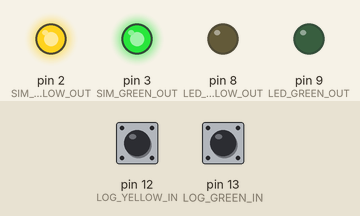
Bench run of a sketch on a simulated Arduino Uno, built with avr-gcc and run on an emulated ATmega328P. On the bench: output pins drawn as LEDs (lit = HIGH). Dashed ring = blinking. The test bench sets the inputs (shaded band); at power-on: pin 12 (LOG_YELLOW_IN) HIGH, pin 13 (LOG_GREEN_IN) HIGH. What the sketch prints to the serial monitor is not drawn.

Above: at 1.2 s.
1.3 s: pin 12 (LOG_YELLOW_IN) pulled LOW for 0.15 s
At 1.68 s:
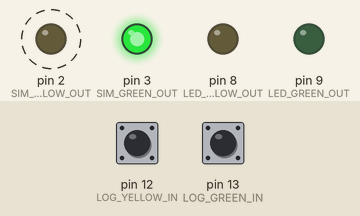
4.4 s: pin 13 (LOG_GREEN_IN) pulled LOW for 0.15 s
At 6.9 s:
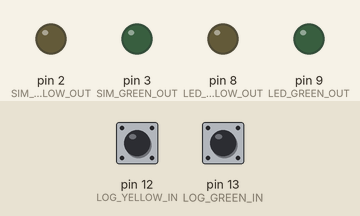
7.5 s: pin 12 (LOG_YELLOW_IN) pulled LOW for 1 s
At 8.1 s:
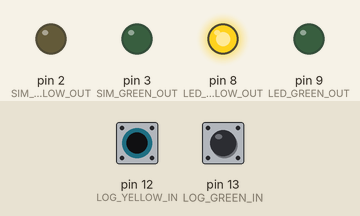
11.5 s: pin 13 (LOG_GREEN_IN) pulled LOW for 1 s
At 12.43 s:
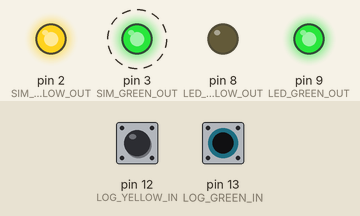
15.0 s: pin 12 (LOG_YELLOW_IN) pulled LOW for 0.15 s
At 15.93 s:
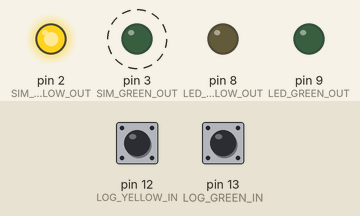
18.0 s: pin 12 (LOG_YELLOW_IN) pulled LOW for 3.2 s
At 18.56 s:
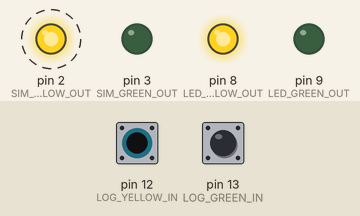
Timing chart, 0 to 23.7 s (numbered marks = the images above; inputs shaded):
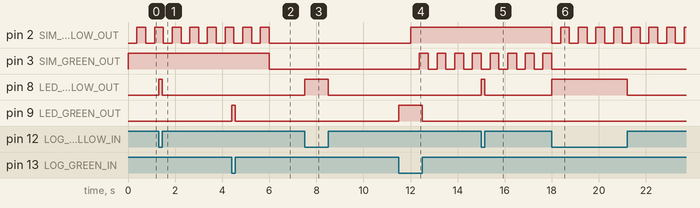

Measured:
- after the input at 1.3 s, pin 8 (LED_YELLOW_OUT): LOW → HIGH at once, → LOW 0.15 s later
- after the input at 4.4 s, pin 9 (LED_GREEN_OUT): LOW → HIGH at once, → LOW 0.15 s later
- after the input at 7.5 s, pin 8 (LED_YELLOW_OUT): LOW → HIGH at once, → LOW 1.0 s later
- after the input at 11.5 s, pin 9 (LED_GREEN_OUT): LOW → HIGH at once, → LOW 1.0 s later
- after the input at 15.0 s, pin 8 (LED_YELLOW_OUT): LOW → HIGH at once, → LOW 0.15 s later
- after the input at 18.0 s, pin 8 (LED_YELLOW_OUT): LOW → HIGH at once, → LOW 3.2 s later
- by itself, pin 2 (SIM_YELLOW_OUT): alternates HIGH for 0.37 s and LOW for 0.37 s

The sketch:

arduinoCarMonitorSim_1.ino
```cpp
/**
 * 4Runner Turn Signal & Brake Monitor - Maximum Rate Streamer
 * Pins:
 * Inputs (From Optocoupler): Pin 12 (Yellow Wire), Pin 13 (Green Wire)
 * LED Indicators:            Pin 8 (Yellow LED), Pin 9 (Green LED)
 * Outputs (Bench Sim Only):  Pin 2 (Yellow Out), Pin 3 (Green Out)
 */

// --- PIN DEFINITIONS ---
const int LOG_YELLOW_IN   = 12;  // Monitored Input (Left/Brake)
const int LOG_GREEN_IN    = 13;  // Monitored Input (Right/Brake)

const int LED_YELLOW_OUT  = 8;   // Live Status Display LED (Left)
const int LED_GREEN_OUT   = 9;   // Live Status Display LED (Right)

const int SIM_YELLOW_OUT  = 2;   // Bench Sim Only (Disconnect when in car)
const int SIM_GREEN_OUT   = 3;   // Bench Sim Only (Disconnect when in car)

void setup() {
  // Push the serial hardware to its maximum stable standard speed
  Serial.begin(115200);
  while (!Serial) { ; }

  // Clean CSV Header
  Serial.println("Timestamp_ms,Yellow_Wire,Green_Wire");

  // Configure Monitoring Input Pins (Active LOW configuration)
  pinMode(LOG_YELLOW_IN, INPUT_PULLUP);
  pinMode(LOG_GREEN_IN, INPUT_PULLUP);

  // Configure LED Display Pins
  pinMode(LED_YELLOW_OUT, OUTPUT);
  pinMode(LED_GREEN_OUT, OUTPUT);

  // Configure Bench Sim Pins
  pinMode(SIM_YELLOW_OUT, OUTPUT);
  pinMode(SIM_GREEN_OUT, OUTPUT);
  digitalWrite(SIM_YELLOW_OUT, HIGH);
  digitalWrite(SIM_GREEN_OUT, HIGH);
}

void loop() {
  // 1. RUN BENCH SIMULATOR (Generates test patterns onto Pins 2 & 3)
  runCarSimulation();

  // 2. READ PHYSICAL HARDWARE INPUTS (Zero software processing)
  bool yellowRaw = (digitalRead(LOG_YELLOW_IN) == LOW);
  bool greenRaw  = (digitalRead(LOG_GREEN_IN) == LOW);

  // 3. REFLECT REAL-TIME DATA TO HARDWARE LEDS
  digitalWrite(LED_YELLOW_OUT, yellowRaw ? HIGH : LOW);
  digitalWrite(LED_GREEN_OUT, greenRaw ? HIGH : LOW);

  // 4. MAXIMUM VELOCITY DATA STREAM
  // Grabs time, formats to binary string, and dumps directly to serial buffer
  Serial.print(millis());
  Serial.print(",");
  Serial.print(yellowRaw ? "1" : "0");
  Serial.print(",");
  Serial.println(greenRaw ? "1" : "0");
}

// Simulated Car Generator Engine (36-second loop sequence)
void runCarSimulation() {
  unsigned long simTime = millis() % 36000;

  if (simTime < 6000) { // Scenario 1: Left Blink Only
    if ((simTime % 750) < 375) digitalWrite(SIM_YELLOW_OUT, LOW);
    else digitalWrite(SIM_YELLOW_OUT, HIGH);
    digitalWrite(SIM_GREEN_OUT, HIGH);
  }
  else if (simTime >= 6000 && simTime < 12000) { // Scenario 2: Solid Brakes
    digitalWrite(SIM_YELLOW_OUT, LOW);
    digitalWrite(SIM_GREEN_OUT, LOW);
  }
  else if (simTime >= 12000 && simTime < 18000) { // Scenario 3: Right Blink Only
    digitalWrite(SIM_YELLOW_OUT, HIGH);
    if ((simTime % 750) < 375) digitalWrite(SIM_GREEN_OUT, LOW);
    else digitalWrite(SIM_GREEN_OUT, HIGH);
  }
  else if (simTime >= 18000 && simTime < 24000) { // Scenario 4: Brake + Left Blink
    digitalWrite(SIM_GREEN_OUT, LOW);
    if ((simTime % 750) < 375) digitalWrite(SIM_YELLOW_OUT, LOW);
    else digitalWrite(SIM_YELLOW_OUT, HIGH);
  }
  else if (simTime >= 24000 && simTime < 30000) { // Scenario 5: Brake + Right Blink
    digitalWrite(SIM_YELLOW_OUT, LOW);
    if ((simTime % 750) < 375) digitalWrite(SIM_GREEN_OUT, LOW);
    else digitalWrite(SIM_GREEN_OUT, HIGH);
  }
  else { // Scenario 6: All Signals Off
    digitalWrite(SIM_YELLOW_OUT, HIGH);
    digitalWrite(SIM_GREEN_OUT, HIGH);
  }
}
```
